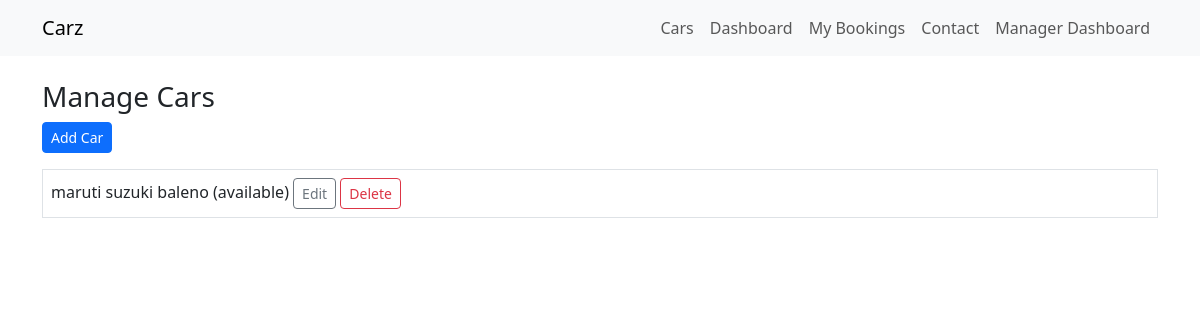
/cars/manager/cars/ (signed in), run on an earlier commit of the app's database.
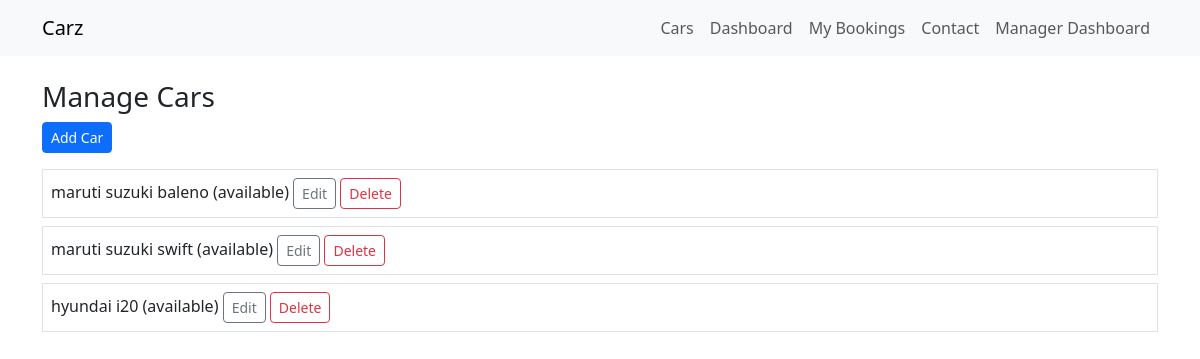
And on a later commit of the database.
### apps/cars/models.py (models this page shows, shortened)
class Car(models.Model):
    class FuelType(models.TextChoices):
        PETROL = "petrol", "Petrol"
        DIESEL = "diesel", "Diesel"
        CNG = "cng", "CNG"
        ELECTRIC = "electric", "Electric"
    class Transmission(models.TextChoices):
        MANUAL = "manual", "Manual"
        AUTOMATIC = "automatic", "Automatic"
    class Status(models.TextChoices):
        AVAILABLE = "available", "Available"
        BOOKED = "booked", "Booked"
        UNDER_SERVICE = "under_service", "Under Service"
        NOT_AVAILABLE = "not_available", "Not Available"
    brand = models.CharField(max_length=100, db_index=True)
    model = models.CharField(max_length=100, db_index=True)
    year = models.PositiveIntegerField()
    color = models.CharField(max_length=50)
    fuel_type = models.CharField(max_length=20, choices=FuelType.choices, db_index=True)
    transmission = models.CharField(max_length=20, choices=Transmission.choices)
    seating_capacity = models.PositiveSmallIntegerField(db_index=True)
    description = models.TextField(blank=True)
    is_driver_available = models.BooleanField(default=False, db_index=True)
    status = models.CharField(max_length=20, choices=Status.choices, default=Status.AVAILABLE, db_index=True)

### apps/cars/views.py (the view)
# urls.py: path("manager/cars/", ManagerCarListView.as_view(), name="manager-car-list"),
class ManagerCarListView(ManagerRequiredMixin, ListView):
    template_name = "cars/manager_car_list.html"
    context_object_name = "cars"
    model = Car

### apps/core/mixins.py (called while the page is built)
    def test_func(self):
        return self.request.user.role in [User.Role.MANAGER, User.Role.ADMIN] or self.request.user.is_superuser

### templates/cars/manager_car_list.html
{% extends "base.html" %}
{% block content %}
<h1 class="h3">Manage Cars</h1>
<a href="{% url 'manager-car-create' %}" class="btn btn-primary btn-sm mb-3">Add Car</a>
{% for car in cars %}
<div class="border p-2 mb-2">
  {{ car.brand }} {{ car.model }} ({{ car.status }})
  <a class="btn btn-sm btn-outline-secondary" href="{% url 'manager-car-update' car.id %}">Edit</a>
  <a class="btn btn-sm btn-outline-danger" href="{% url 'manager-car-delete' car.id %}">Delete</a>
</div>
{% endfor %}
{% endblock %}

What changed in the data, as far as the page shows it:
added Car: brand "maruti suzuki", model "swift", status "available"
added Car: brand "hyundai", model "i20", status "available"
